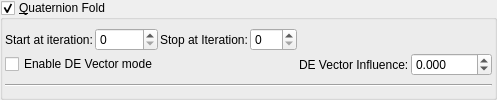
    <widget class="MyGroupBox" name="groupCheck_transf_function_enabled_false">
     <property name="title">
      <string>&amp;Quaternion Fold</string>
     </property>
     <property name="checkable">
      <bool>true</bool>
     </property>
     <layout class="QVBoxLayout" name="verticalLayout_10" stretch="0,0">
      <property name="spacing">
       <number>2</number>
      </property>
      <property name="leftMargin">
       <number>2</number>
      </property>
      <property name="topMargin">
       <number>2</number>
      </property>
      <property name="rightMargin">
       <number>2</number>
      </property>
      <property name="bottomMargin">
       <number>2</number>
      </property>
      <item>
       <layout class="QGridLayout" name="gridLayout_2">
        <property name="spacing">
         <number>2</number>
        </property>
        <item row="0" column="2">
         <widget class="QLabel" name="label_53">
          <property name="text">
           <string>Stop at Iteration:</string>
          </property>
         </widget>
        </item>
        <item row="0" column="0">
         <widget class="QLabel" name="label_52">
          <property name="text">
           <string>Start at iteration:</string>
          </property>
         </widget>
        </item>
        <item row="0" column="4">
         <spacer name="horizontalSpacer">
          <property name="orientation">
           <enum>Qt::Horizontal</enum>
          </property>
          <property name="sizeHint" stdset="0">
           <size>
            <width>40</width>
            <height>20</height>
           </size>
          </property>
         </spacer>
        </item>
        <item row="0" column="1">
         <widget class="MySpinBox" name="spinboxInt_transf_start_iterations_A">
          <property name="sizePolicy">
           <sizepolicy hsizetype="Minimum" vsizetype="Maximum">
            <horstretch>0</horstretch>
            <verstretch>0</verstretch>
           </sizepolicy>
          </property>
          <property name="minimum">
           <number>0</number>
          </property>
          <property name="maximum">
           <number>999</number>
          </property>
          <property name="value">
           <number>0</number>
          </property>
         </widget>
        </item>
        <item row="0" column="3">
         <widget class="MySpinBox" name="spinboxInt_transf_stop_iterations_A">
          <property name="sizePolicy">
           <sizepolicy hsizetype="Minimum" vsizetype="Maximum">
            <horstretch>0</horstretch>
            <verstretch>0</verstretch>
           </sizepolicy>
          </property>
          <property name="maximum">
           <number>999</number>
          </property>
         </widget>
        </item>
        <item row="1" column="5">
         <widget class="MyDoubleSpinBox" name="spinbox_transf_scaleA_1">
          <property name="sizePolicy">
           <sizepolicy hsizetype="Minimum" vsizetype="Maximum">
            <horstretch>0</horstretch>
            <verstretch>0</verstretch>
           </sizepolicy>
          </property>
          <property name="prefix">
           <string/>
          </property>
          <property name="suffix">
           <string/>
          </property>
          <property name="decimals">
           <number>3</number>
          </property>
          <property name="minimum">
           <double>-2000.000000000000000</double>
          </property>
          <property name="maximum">
           <double>2000.000000000000000</double>
          </property>
          <property name="singleStep">
           <double>0.100000000000000</double>
          </property>
         </widget>
        </item>
        <item row="1" column="0" colspan="2">
         <widget class="QCheckBox" name="checkBox_transf_function_enabledAx_false">
          <property name="text">
           <string>Enable DE Vector mode</string>
          </property>
         </widget>
        </item>
        <item row="1" column="4">
         <widget class="QLabel" name="label_2">
          <property name="text">
           <string>DE Vector Influence:</string>
          </property>
         </widget>
        </item>
       </layout>
      </item>
      <item>
       <widget class="Line" name="line_23">
        <property name="orientation">
         <enum>Qt::Horizontal</enum>
        </property>
       </widget>
      </item>
     </layout>
    </widget>
